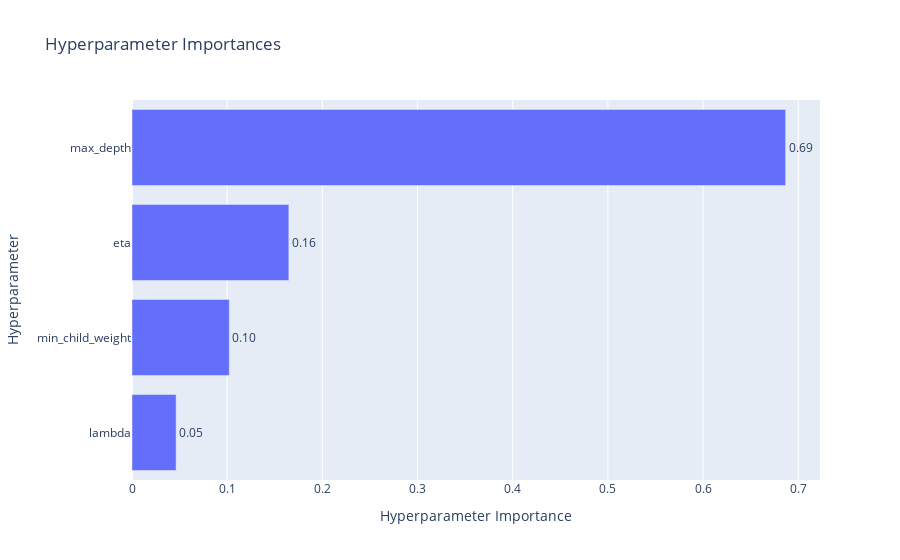

Here is the notebook cell this chart was saved with:
### Code cell
plot_param_importances(study)

### Figure 1 — Plotly figure (JSON) as saved in the notebook; plotly's stock layout.template omitted (floating-point values rounded to 4 significant figures)
{"data": [{"cliponaxis": false, "hovertemplate": ["lambda (FloatDistribution): 0.04635585037162431<extra></extra>", "min_child_weight (IntDistribution): 0.10220377306746692<extra></extra>", "eta (FloatDistribution): 0.1647669475155284<extra></extra>", "max_depth (IntDistribution): 0.6866734290453803<extra></extra>"], "name": "Objective Value", "orientation": "h", "text": ["0.05", "0.10", "0.16", "0.69"], "textposition": "outside", "type": "bar", "x": [0.04636, 0.1022, 0.1648, 0.6867], "y": ["lambda", "min_child_weight", "eta", "max_depth"]}], "layout": {"title": {"text": "Hyperparameter Importances"}, "xaxis": {"title": {"text": "Hyperparameter Importance"}}, "yaxis": {"title": {"text": "Hyperparameter"}}}}
